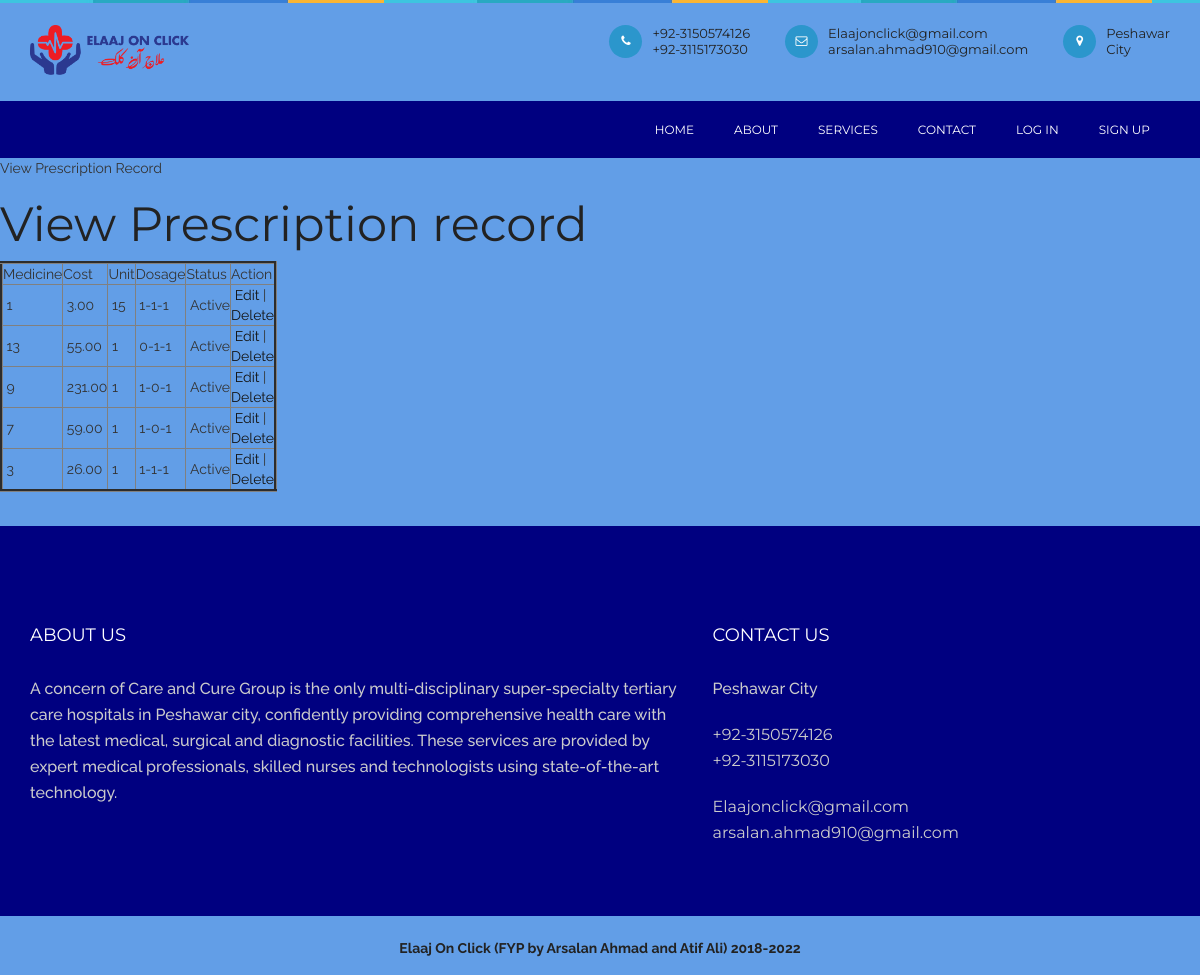
The page /viewprescriptionrecord.php on the database its author committed.
### tables this page shows
CREATE TABLE `prescription_records` (
  `prescription_record_id` int(10) NOT NULL,
  `prescription_id` int(10) NOT NULL,
  `medicine_name` varchar(25) NOT NULL,
  `cost` float(10,2) NOT NULL,
  `unit` int(10) NOT NULL,
  `dosage` varchar(25) NOT NULL,
  `status` varchar(10) NOT NULL
);

### viewprescriptionrecord.php (the view, shortened to what this page needs)
<?php
include("header.php");
include("dbconnection.php");
?>
<div class="wrapper col2">
  <div id="breadcrumb">
    <ul>
      <li class="first">View Prescription Record</li></ul>
  </div>
</div>
<div class="wrapper col4">
  <div id="container">
    <h1>View Prescription record</h1>
    <table width="200" border="3">
      <tbody>
        <tr>
          <td>Medicine</td>
          <td>Cost</td>
          <td>Unit</td>
          <td>Dosage</td>
          <td>Status</td>
          <td>Action</td>
        </tr>
         <?php
		$sql ="SELECT * FROM prescription_records";
		$qsql = mysqli_query($con,$sql);
		while($rs = mysqli_fetch_array($qsql))
		{
        echo "<tr>
          <td>&nbsp;$rs[medicine_name]</td>
          <td>&nbsp;$rs[cost]</td>
		   <td>&nbsp;$rs[unit]</td>
		    <td>&nbsp;$rs[dosage]</td>
			 <td>&nbsp;$rs[status]</td>
			  <td>&nbsp;<a href='prescriptionrecord.php?editid=$rs[prescription_record_id]'>Edit</a>  | <a href='viewprescriptionrecord.php?delid=$rs[prescription_record_id]'>Delete</a> </td>
        </tr>";
		}
		?>
      </tbody>
    </table>
    <p>&nbsp;</p>
  </div>
</div>
<?php
include("footer.php");
?>

### css/style.css (style rules this page uses)
* { margin: 0px; padding: 0px; }
body { background: #629ee7; font-weight: normal; position: relative; font-size: 14px; font-family: "Raleway", sans-serif; }
h1, h2, h3, h4, h5, h6 { font-weight: normal; color: #222222; font-family: "Montserrat", sans-serif; }
h1 { font-size: 48px; }
p { color: #222222 ; font-size: 16px; letter-spacing: 0px; line-height: 24px; font-weight: 500; text-rendering: optimizeLegibility; }
a { -webkit-transition: all 0.4s ease-in-out; -moz-transition: all 0.4s ease-in-out; -o-transition: all 0.4s ease-in-out; -ms-transition: all 0.4s ease-in-out; transition: all 0.4s ease-in-out; text-decoration: none !important; }
a { text-decoration: none; color: #141414; }

### rows shown on the page
prescription_records: medicine_name "1", cost "3.00", unit "15", dosage "1-1-1", status "Active"
prescription_records: medicine_name "13", cost "55.00", unit "1", dosage "0-1-1", status "Active"
prescription_records: medicine_name "9", cost "231.00", unit "1", dosage "1-0-1", status "Active"
prescription_records: medicine_name "7", cost "59.00", unit "1", dosage "1-0-1", status "Active"
prescription_records: medicine_name "3", cost "26.00", unit "1", dosage "1-1-1", status "Active"
